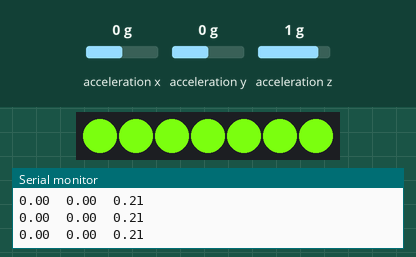
Recording of a program running on a simulated Adafruit Feather M0. Shown: 7 RGB LEDs in strip order, left to right, the last lines printed to the serial monitor. Inputs (shaded band) come from the test bench; at power-on: acceleration z 1 g, acceleration x 0 g, acceleration y 0 g. The strip is taken to match the declared colour order; random numbers use the default seed unless the program sets one.

Above: at 11.2 s.
11.3 s: acceleration z set to 1.2 g
At 12.8 s:
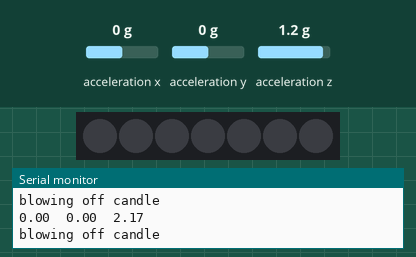
Timing chart, 0 to 14.3 s (numbered marks = the images above; inputs shaded):
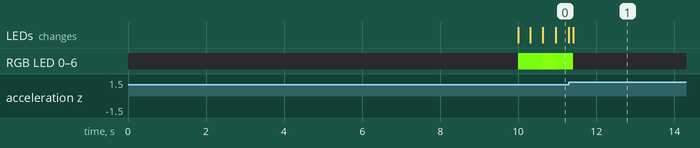

The program:

main.cpp
```cpp
#include <Adafruit_NeoPixel.h>
#include <Adafruit_DotStar.h>
#include <Wire.h>
#include <Adafruit_Sensor.h>
#include <Adafruit_LIS3DH.h>
#include "RunningAverage.h"

void displayDataRate();
void displayRange();
void displaySensorDetails();

enum CandleStates{
  BURN_CANDLE,
  FLICKER_CANDLE,
  FLUTTER_CANDLE,
  MODES_MAX_CANDLE
};

enum PixelSelect{
  EVERY_PIXEL,
  SINGLE_PIXEL,
};

class Candle : public Adafruit_NeoPixel
{
  public:
    Candle(uint16_t count, uint8_t pin, uint8_t type);
    Candle(uint16_t count, uint8_t pin, uint8_t type, PixelSelect pixel, uint32_t pixNum = 0);
    ~Candle(){};
    void update();

  private:
    bool fire(uint8_t greenDropValue, uint32_t cycleTime);

    PixelSelect _pixelMode = EVERY_PIXEL;
    uint32_t _pixNum = 0;
    CandleStates _mode;
    uint32_t _lastModeChange;
    uint32_t _modeDuration;

    uint8_t _redPx = 255;
    uint8_t _bluePx = 15; //10 for 5v, 15 for 3.3v
    uint8_t _grnHigh = 135; //110-120 for 5v, 135 for 3.3v
    uint8_t _grnPx = 100;

    uint32_t _lastBurnUpdate = 0;
    int _direction = 1;
};

Candle::Candle(uint16_t count, uint8_t pin, uint8_t type) : Adafruit_NeoPixel(count, pin, type)
{
  randomSeed(micros());
  _mode = BURN_CANDLE;
}

Candle::Candle(uint16_t count, uint8_t pin, uint8_t type, PixelSelect pixel, uint32_t pixNum) : Adafruit_NeoPixel(count, pin, type)
{
  _pixelMode = pixel;
  _pixNum = pixNum;
}

void Candle::update()
{
  if(millis() - _lastModeChange > _modeDuration)
  {
    _mode = static_cast<CandleStates>(random(MODES_MAX_CANDLE));
    _modeDuration = random(1000, 8000);
    _lastModeChange = millis();
    //Serial.printlnf("New state: %d\tTime: %d", static_cast<int>(_mode), _modeDuration);
  }
  switch(_mode)
  {
    case BURN_CANDLE:
      this->fire(10, 120);
      break;
    case FLICKER_CANDLE:
      this->fire(15, 120);
      break;
    case FLUTTER_CANDLE:
      this->fire(30, 120);
      break;
  };
}

bool Candle::fire(uint8_t greenDropValue, uint32_t cycleTime)
{
  int currentMillis = millis();
  if(currentMillis - _lastBurnUpdate > (cycleTime / greenDropValue / 2))
  {
    _grnPx = constrain(_grnPx += _direction, _grnHigh - greenDropValue, _grnHigh);
    if(_grnPx == _grnHigh - greenDropValue or _grnPx == _grnHigh)
    {
      _direction *= -1;
    }
    switch (_pixelMode)
    {
      case EVERY_PIXEL:
        for(int i = 0; i < this->numPixels(); i++)
        {
          this->setPixelColor(i, _grnPx, _redPx, _bluePx);
        }
        break;
      case SINGLE_PIXEL:
        this->setPixelColor(_pixNum, _grnPx, _redPx, _bluePx);
        break;
    }
    this->show();
    _lastBurnUpdate = currentMillis;
  }
}

#define PIXEL_COUNT 7
#define PIXEL_PIN 3
#define PIXEL_TYPE NEO_RGBW + NEO_KHZ800 //NEO_GRBW + NEO_KHZ800

#define threshold 1.0
#define candleOffTime 10000
uint32_t offTimeMillis = 0;
bool candleBurning = true;

Candle candle = Candle(PIXEL_COUNT, PIXEL_PIN, PIXEL_TYPE, EVERY_PIXEL);

//#define DATAPIN    7
//#define CLOCKPIN   8
//Adafruit_DotStar pixel = Adafruit_DotStar(NUMTRINKETLED, DATAPIN, CLOCKPIN, DOTSTAR_BRG);

//Accelerometer
/* Assign a unique ID to this sensor at the same time */
Adafruit_LIS3DH accel = Adafruit_LIS3DH();

RunningAverage X(5);
RunningAverage Y(5);
RunningAverage Z(5);

void checkMovement();
void blowOffCandle();

void setup(void)
{
  Serial.begin(115200);

  delay(10000);
  /* Initialise the sensor */
  if(!accel.begin(0x19))
  {
    /* There was a problem detecting the LIS3DH ... check your connections */
    Serial.println("Ooops, no LIS3DH detected ... Check your wiring!");
    while(1);
  }

  accel.setRange(LIS3DH_RANGE_4_G);   // 2, 4, 8 or 16 G!

  Serial.print("Range = "); Serial.print(2 << accel.getRange());
  Serial.println("G");
  Serial.println("");

  X.clear(); // explicitly start clean
  Y.clear(); // explicitly start clean
  Z.clear(); // explicitly start clean

  candle.begin();
  candle.show();
  Serial.println("Started program");
}

void loop(void)
{
  if(candleBurning == true)
  {
    candle.update();
  }

  static uint32_t lastFlashMillis = 0;
  if(millis() - lastFlashMillis > 50)
  {
    checkMovement();
    lastFlashMillis = millis();
  }

  if(Z.getAverage() > threshold)
  {
    candleBurning = false;
    blowOffCandle();
    X.clear(); // explicitly continue clean
    Y.clear(); // explicitly continue clean
    Z.clear(); // explicitly continue clean
    offTimeMillis = millis();
  } else if(candleBurning == false && millis() - offTimeMillis > candleOffTime)
    {
      candleBurning = true;
      offTimeMillis = 0;
    } else
      {
        //do nothing
      }
}

void checkMovement(void)
{
  /* Get a new sensor event */
  sensors_event_t event;
  accel.getEvent(&event);

  X.addValue(event.acceleration.x);
  Y.addValue(event.acceleration.y);
  Z.addValue(event.acceleration.z - 9.6);

  Serial.print(String(X.getAverage()));
  Serial.print("\t");
  Serial.print(String(Y.getAverage()));
  Serial.print("\t");
  Serial.println(String(Z.getAverage()));
}

void blowOffCandle(void)
{
  Serial.println("blowing off candle");
  for(int i = 0; i < candle.numPixels(); i++)
  {
    candle.setPixelColor(i, 0);
  }
  candle.show();
}
```

Measured:
- the behaviour switches between 1 and 1.1 g on acceleration z (found by bisection; images 0 and 1)
